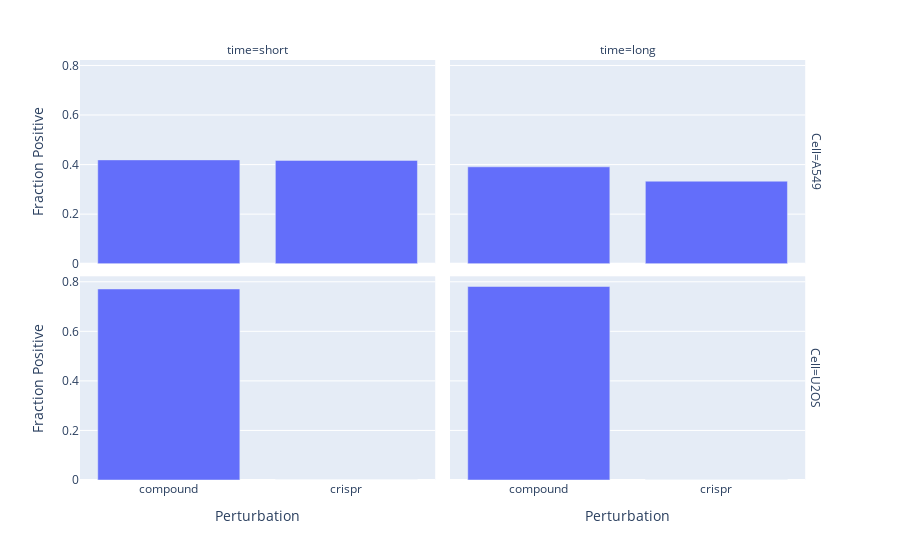

Here is the notebook cell this chart was saved with:
### Code cell
fig = px.bar(
    data_frame=matching_fp_df,
    x="Modality",
    y="fp",
    facet_row="Cell",
    facet_col="time",
)
fig.update_layout(
    xaxis1=dict(title="Perturbation"),
    xaxis2=dict(title="Perturbation"),
    yaxis1=dict(title="Fraction Positive"),
    yaxis3=dict(title="Fraction Positive"),
)
#fig.show("png")
#fig.write_image(
#    f"figures/1.CellProfiler_matching_fp.png", width=640, height=480, scale=2
#)

### Figure 1 — Plotly figure (JSON) as saved in the notebook; plotly's stock layout.template omitted (floating-point values rounded to 4 significant figures)
{"data": [{"alignmentgroup": "True", "hovertemplate": "Cell=A549<br>time=short<br>Modality=%{x}<br>fp=%{y}<extra></extra>", "legendgroup": "", "marker": {"color": "#636efa", "pattern": {"shape": ""}}, "name": "", "offsetgroup": "", "orientation": "v", "showlegend": false, "textposition": "auto", "type": "bar", "x": ["compound", "crispr"], "xaxis": "x3", "y": [0.419, 0.417], "yaxis": "y3"}, {"alignmentgroup": "True", "hovertemplate": "Cell=A549<br>time=long<br>Modality=%{x}<br>fp=%{y}<extra></extra>", "legendgroup": "", "marker": {"color": "#636efa", "pattern": {"shape": ""}}, "name": "", "offsetgroup": "", "orientation": "v", "showlegend": false, "textposition": "auto", "type": "bar", "x": ["crispr", "compound"], "xaxis": "x4", "y": [0.333, 0.391], "yaxis": "y4"}, {"alignmentgroup": "True", "hovertemplate": "Cell=U2OS<br>time=short<br>Modality=%{x}<br>fp=%{y}<extra></extra>", "legendgroup": "", "marker": {"color": "#636efa", "pattern": {"shape": ""}}, "name": "", "offsetgroup": "", "orientation": "v", "showlegend": false, "textposition": "auto", "type": "bar", "x": ["compound", "crispr"], "xaxis": "x", "y": [0.771, 0], "yaxis": "y"}, {"alignmentgroup": "True", "hovertemplate": "Cell=U2OS<br>time=long<br>Modality=%{x}<br>fp=%{y}<extra></extra>", "legendgroup": "", "marker": {"color": "#636efa", "pattern": {"shape": ""}}, "name": "", "offsetgroup": "", "orientation": "v", "showlegend": false, "textposition": "auto", "type": "bar", "x": ["crispr", "compound", "crispr"], "xaxis": "x2", "y": [0, 0.781, 0], "yaxis": "y2"}], "layout": {"annotations": [{"font": {}, "showarrow": false, "text": "time=short", "x": 0.24, "xanchor": "center", "xref": "paper", "y": 1, "yanchor": "bottom", "yref": "paper"}, {"font": {}, "showarrow": false, "text": "time=long", "x": 0.74, "xanchor": "center", "xref": "paper", "y": 1, "yanchor": "bottom", "yref": "paper"}, {"font": {}, "showarrow": false, "text": "Cell=U2OS", "textangle": 90, "x": 0.98, "xanchor": "left", "xref": "paper", "y": 0.2425, "yanchor": "middle", "yref": "paper"}, {"font": {}, "showarrow": false, "text": "Cell=A549", "textangle": 90, "x": 0.98, "xanchor": "left", "xref": "paper", "y": 0.7575, "yanchor": "middle", "yref": "paper"}], "barmode": "relative", "legend": {"tracegroupgap": 0}, "margin": {"t": 60}, "xaxis": {"anchor": "y", "domain": [0, 0.48], "title": {"text": "Perturbation"}}, "xaxis2": {"anchor": "y2", "domain": [0.5, 0.98], "matches": "x", "title": {"text": "Perturbation"}}, "xaxis3": {"anchor": "y3", "domain": [0, 0.48], "matches": "x", "showticklabels": false}, "xaxis4": {"anchor": "y4", "domain": [0.5, 0.98], "matches": "x", "showticklabels": false}, "yaxis": {"anchor": "x", "domain": [0, 0.485], "title": {"text": "Fraction Positive"}}, "yaxis2": {"anchor": "x2", "domain": [0, 0.485], "matches": "y", "showticklabels": false}, "yaxis3": {"anchor": "x3", "domain": [0.515, 1], "matches": "y", "title": {"text": "Fraction Positive"}}, "yaxis4": {"anchor": "x4", "domain": [0.515, 1], "matches": "y", "showticklabels": false}}}
